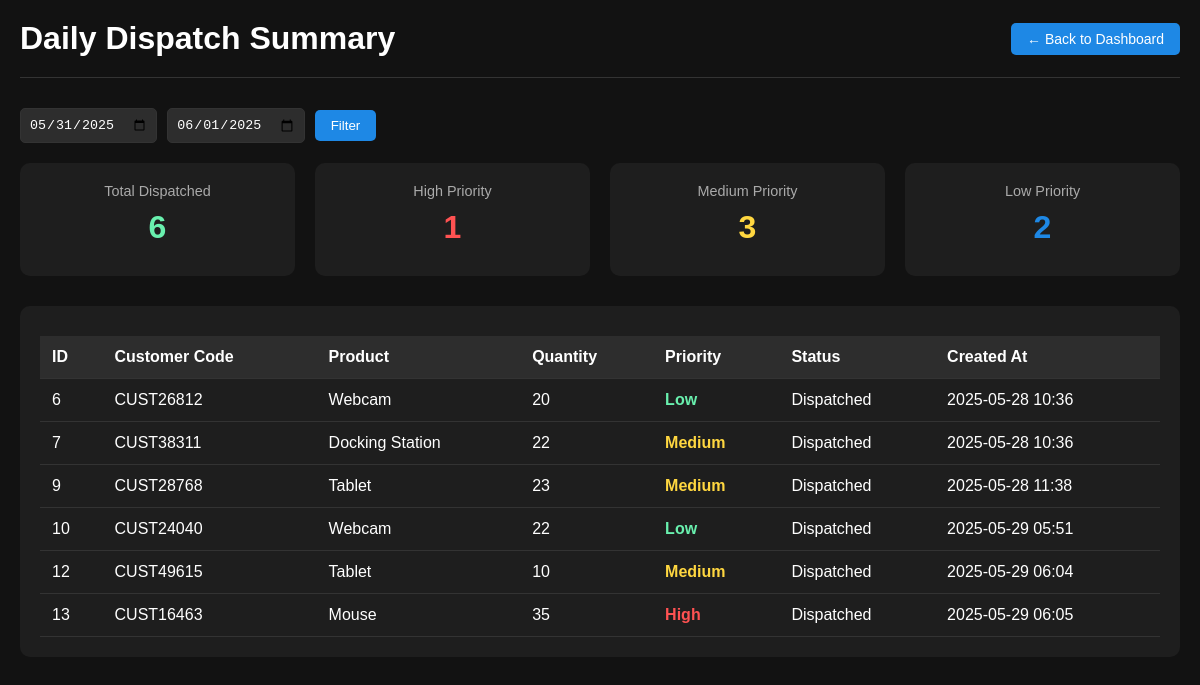
Page /daily-dispatch-summary on the earlier database version.
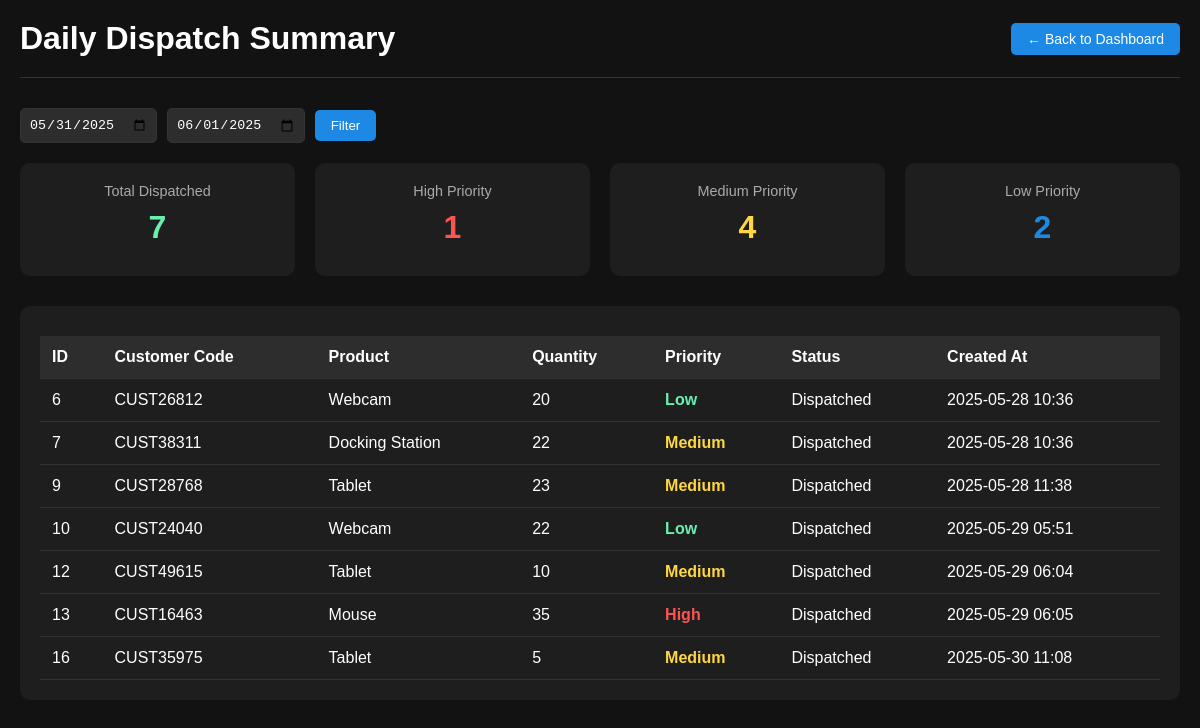
Same page on the later database version.
### models.py (models this page shows)
class Request(db.Model):
    id = db.Column(db.Integer, primary_key=True)
    customer_id = db.Column(db.Integer, db.ForeignKey('customer.id'), nullable=False)
    customer_code = db.Column(db.String(50), nullable=False)  # <-- Newly added
    item_name = db.Column(db.String(100), nullable=False)
    quantity = db.Column(db.Integer, nullable=False)
    priority = db.Column(db.String(50), nullable=False)
    status = db.Column(db.String(50), default='New')
    created_at = db.Column(db.DateTime, default=datetime.utcnow)
    submitted_by = db.Column(db.Integer, db.ForeignKey('user.id'))
    description = db.Column(db.Text, nullable=True)

### app.py (the view)
@app.route('/daily-dispatch-summary')
def daily_dispatch_summary():
    dispatched_requests = Request.query.filter_by(status='Dispatched').all()
    return render_template('daily_summary_warehouse.html', requests=dispatched_requests)

### app.py (called while the page is built)
@app.after_request
def add_header(response):
    response.headers["Cache-Control"] = "no-cache, no-store, must-revalidate, private"
    response.headers["Pragma"] = "no-cache"
    response.headers["Expires"] = "-1"
    return response

### templates/daily_summary_warehouse.html (shortened to what this page needs)
<!DOCTYPE html>
<html lang="en">
<head>
</head>
<body>
    <div class="container">
        <div class="header">
            <h1>Daily Dispatch Summary</h1>
            <div class="back-button">
                <a href="{{ url_for('warehouse_dashboard') }}">← Back to Dashboard</a>
            </div>
        </div>
        <div class="date-filter">
            <input type="date" id="startDate" name="startDate">
            <input type="date" id="endDate" name="endDate">
            <button onclick="filterByDate()">Filter</button>
        </div>
        <div class="summary-cards">
            <div class="summary-card total-dispatched">
                <div class="card-title">Total Dispatched</div>
                <div class="card-value">{{ requests|length }}</div>
            </div>
            <div class="summary-card high-priority">
                <div class="card-title">High Priority</div>
                <div class="card-value">{{ requests|selectattr('priority', 'equalto', 'High')|list|length }}</div>
            </div>
            <div class="summary-card medium-priority">
                <div class="card-title">Medium Priority</div>
                <div class="card-value">{{ requests|selectattr('priority', 'equalto', 'Medium')|list|length }}</div>
            </div>
            <div class="summary-card low-priority">
                <div class="card-title">Low Priority</div>
                <div class="card-value">{{ requests|selectattr('priority', 'equalto', 'Low')|list|length }}</div>
            </div>
        </div>
        <div class="table-container">
            {% if requests %}
            <table>
                <thead>
                    <tr>
                        <th>ID</th>
                        <th>Customer Code</th>
                        <th>Product</th>
                        <th>Quantity</th>
                        <th>Priority</th>
                        <th>Status</th>
                        <th>Created At</th>
                    </tr>
                </thead>
                <tbody>
                    {% for req in requests %}
                    <tr>
                        <td>{{ req.id }}</td>
                        <td>{{ req.customer_code }}</td>
                        <td>{{ req.item_name }}</td>
                        <td>{{ req.quantity }}</td>
                        <td>
                            <span class="priority-{{ req.priority|lower }}">
                                {{ req.priority }}
                            </span>
                        </td>
                        <td>{{ req.status }}</td>
                        <td>{{ req.created_at.strftime('%Y-%m-%d %H:%M') }}</td>
                    </tr>
                    {% endfor %}
                </tbody>
            </table>
            {% else %}
            <div class="no-requests">
                <h2>No Dispatched Requests</h2>
                <p>There are no requests that have been dispatched yet.</p>
            </div>
            {% endif %}
        </div>
    </div>
</body>
</html>

Differences in the rows shown:
added Request: id "16", customer_code "CUST35975", item_name "Tablet", quantity "5", priority "Medium", status "Dispatched", created_at "2025-05-30 11:08"
Other differences:
{{ requests|length }}: "6" → "7"
{{ requests|selectattr('priority', 'equalto', 'Medium')|list|length }}: "3" → "4"
